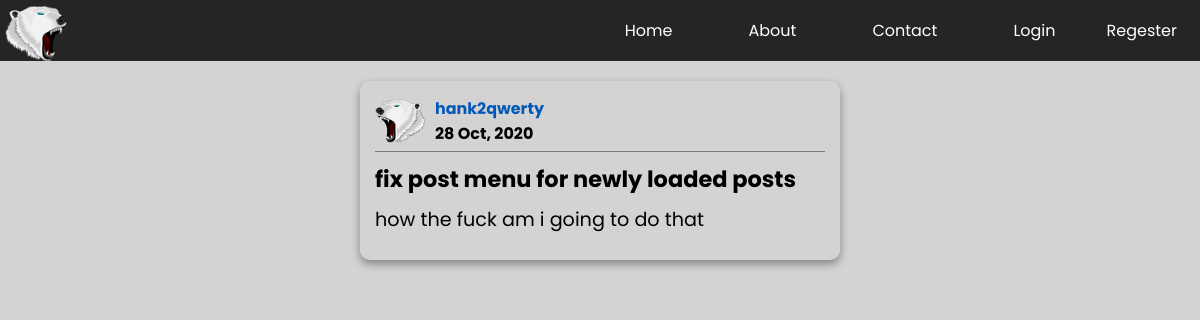
/post/34, run on an earlier commit of the app's database.
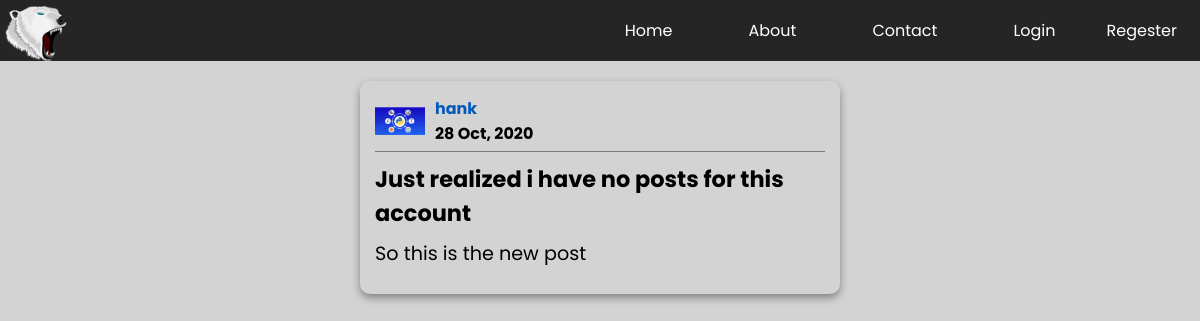
And on a later commit of the database.
### flaskblog/model.py (models this page shows, shortened)
class User(db.Model, UserMixin):
    id = db.Column(db.Integer, primary_key=True)
    username = db.Column(db.String(20), nullable=False, unique=True)
    email = db.Column(db.String(210), nullable=False, unique=True)
    password = db.Column(db.String(60), nullable=False)
    profile_img = db.Column(
        db.String(20), nullable=False, default='default.jpg')
    posts = db.relationship("Post", backref='author', lazy=True)

class Post(db.Model):
    id = db.Column(db.Integer, primary_key=True)
    title = db.Column(db.String(250), nullable=False)
    post_date = db.Column(db.DateTime, nullable=False,
                          default=datetime.utcnow)
    content = db.Column(db.Text, nullable=False)
    user_id = db.Column(db.Integer, db.ForeignKey('user.id'), nullable=False)

### flaskblog/posts/routes.py (the view)
@posts.route("/post/<int:post_id>")
def post(post_id):
    post = Post.query.get_or_404(post_id)
    return render_template('post.html', title=post.title, post=post)

### flaskblog/templates/post.html (shortened to what this page needs)
{%extends "layout.html"%} {% block style%}
<link
    rel="stylesheet"
    href="{{
url_for('static', filename='styles/post.css') }}"
/>
{%endblock style%} {%block title%} {{title}} {% endblock title%} {% block main %}
<div class="post" id="{{post.id}}">
    <div class="user-info">
        <div class="img-cont">
            <img
                class="circle"
                src="{{url_for('static', filename='images/profiles/' + post.author.profile_img)}}"
            />
        </div>
        <div class="text">
            <h5>
                {%if current_user == post.author%}
                <a href="{{url_for('users.account')}}">{{post.author.username}}</a>
                {%else%}
                <a href="{{url_for('users.user', username=post.author.username)}}"
                    >{{post.author.username}}</a
                >
                {%endif%}
            </h5>
            <h5>{{post.post_date.strftime("%d %b, %Y") }}</h5>
        </div>
    </div>
    <h3 class="post-title">{{post.title}}</h3>
    <p>{{post.content}}</p>
</div>
{%endblock main%}

What changed in the data, as far as the page shows it:
no longer on this page (row unchanged): User: profile_img (picture), author.username "hank2qwerty"
now on this page (row edited): User: profile_img (picture), author.username "hank"
changed Post: title "fix post menu for newly loaded posts" → "Just realized i have no posts for this account"; content "how the fuck am i going to do that" → "So this is the new post"
